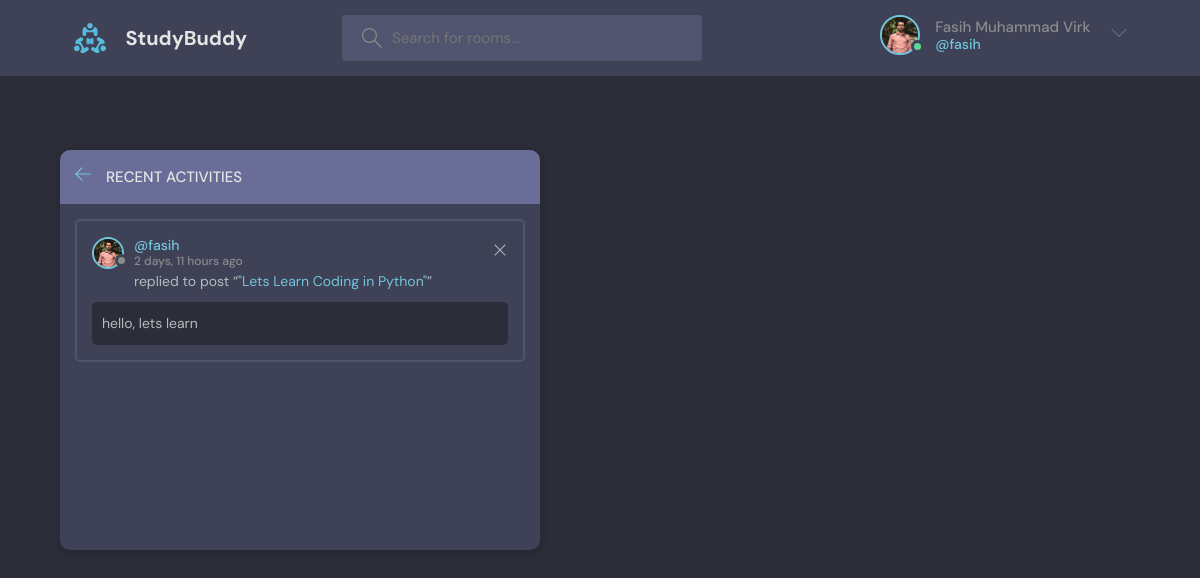
Before: /activity/ (signed in) with the older database file.
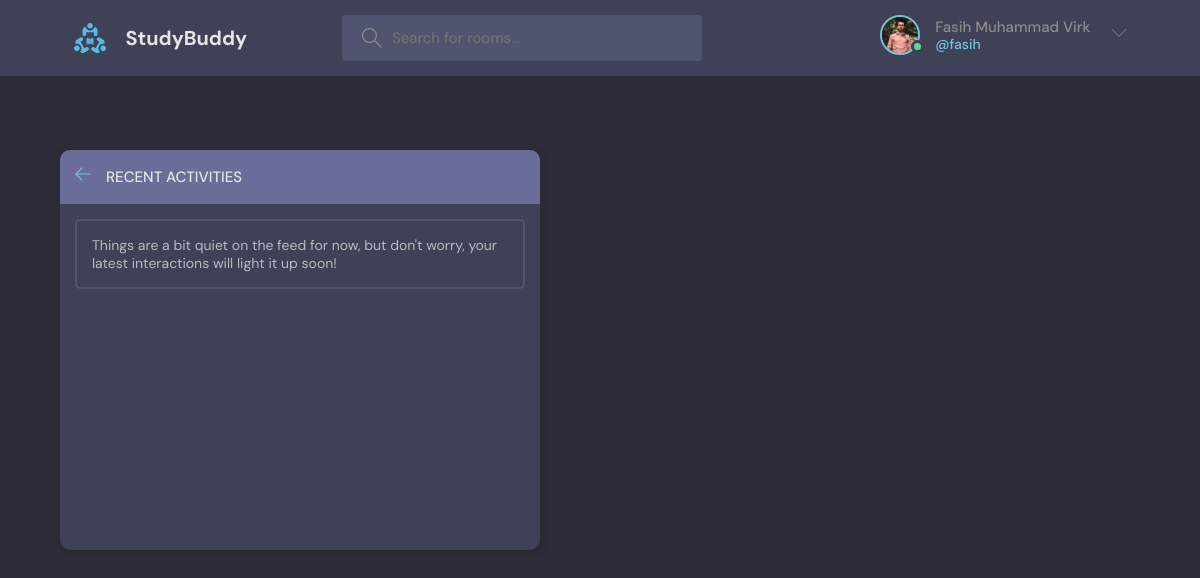
After: the same page with the newer database file.
### mainapp/models.py (models this page shows, shortened)
class Message(models.Model):
    user = models.ForeignKey(User, on_delete=models.CASCADE)
    room = models.ForeignKey(Room, on_delete=models.CASCADE)
    body = models.TextField(null=True)
    bodyimage = models.FileField(null=True)
    updated = models.DateTimeField(auto_now=True)
    created = models.DateTimeField(auto_now_add=True)
    class Meta:
        ordering = ['-updated', '-created']

class User(AbstractUser):
    name = models.CharField(max_length=200, null=True)
    email = models.EmailField(unique=True)
    bio = models.TextField(null=True)
    avatar = models.ImageField(null=True, default="avatar.svg")
    USERNAME_FIELD = 'email'
    REQUIRED_FIELDS = []

class Room(models.Model):
    host = models.ForeignKey(User, on_delete=models.SET_NULL, null=True)
    topic = models.ForeignKey(Topic, on_delete=models.SET_NULL, null=True)
    name = models.CharField(max_length=200)
    description = models.TextField(null=True, blank=True)
    participants = models.ManyToManyField(
        User, related_name='participants', blank=True)
    updated = models.DateTimeField(auto_now=True)
    created = models.DateTimeField(auto_now_add=True)
    class Meta:
        ordering = ['-updated', '-created']
    def __str__(self):
        return self.name

### mainapp/views.py (the view)
# urls.py: path('activity/', views.activityPage, name="activity"),
@login_required(login_url='login')
def activityPage(request):
    room_messages = Message.objects.all()
    return render(request, 'mainapp/activity.html', {'room_messages': room_messages})

### mainapp/templates/mainapp/activity.html
{% extends 'main.html' %} {%block content%}
<main class="layout">
	<div class="container">
		<div class="layout__box">
			<div class="layout__boxHeader">
				<div class="layout__boxTitle">
					<a href="{% url 'home' %}">
						<svg
							version="1.1"
							xmlns="http://www.w3.org/2000/svg"
							width="32"
							height="32"
							viewBox="0 0 32 32"
						>
							<title>arrow-left</title>
							<path
								d="M13.723 2.286l-13.723 13.714 13.719 13.714 1.616-1.611-10.96-10.96h27.625v-2.286h-27.625l10.965-10.965-1.616-1.607z"
							></path>
						</svg>
					</a>
					<h3>Recent Activities</h3>
				</div>
			</div>
			{%if room_messages.count == 0 or room_messages.count == '0' %}
			<div class="activities__box">
				<div class="activities__boxHeader roomListRoom__header">
					<p>
						Things are a bit quiet on the feed for now, but don't worry, your
						latest interactions will light it up soon!
					</p>
				</div>
			</div>
			{%endif%}
      {% for message in room_messages%}
	  {% if message.body %}
			<div class="activities__box">
				<div class="activities__boxHeader roomListRoom__header">
					<a
						href="{% url 'user-profile' message.user.id %}"
						class="roomListRoom__author"
					>
						<div class="avatar avatar--small">
							<img src="{{message.user.avatar.url}}" />
						</div>
						<p>
							@{{message.user.username}}
							<span>{{message.created|timesince}} ago</span>
						</p>
					</a>
					{% if request.user == message.user %}
					<div class="roomListRoom__actions">
						<a href="{% url 'delete-message' message.id %}">
							<svg
								version="1.1"
								xmlns="http://www.w3.org/2000/svg"
								width="32"
								height="32"
								viewBox="0 0 32 32"
							>
								<title>remove</title>
								<path
									d="M27.314 6.019l-1.333-1.333-9.98 9.981-9.981-9.981-1.333 1.333 9.981 9.981-9.981 9.98 1.333 1.333 9.981-9.98 9.98 9.98 1.333-1.333-9.98-9.98 9.98-9.981z"
								></path>
							</svg>
						</a>
					</div>
					{% endif %}
				</div>
				<div class="activities__boxContent">
					<p>
						replied to post “<a href="{% url 'room' message.room.id %}"
							>"{{message.room}}"</a
						>”
					</p>
					<div class="activities__boxRoomContent">{{message.body}}</div>
				</div>
			</div>
			{%endif%}
			{%endfor%}
		</div>
	</div>
</main>
{%endblock content%}

Changed rows visible on the page:
removed Message: user.avatar (picture), user.username "fasih", created "2 days, 11 hours", room "Lets Learn Coding in Python", body "hello, lets learn"
Other visible differences:
text now shown: "Things are a bit quiet on the feed for now, but don't worry, your latest interactions will light it up soon!"
